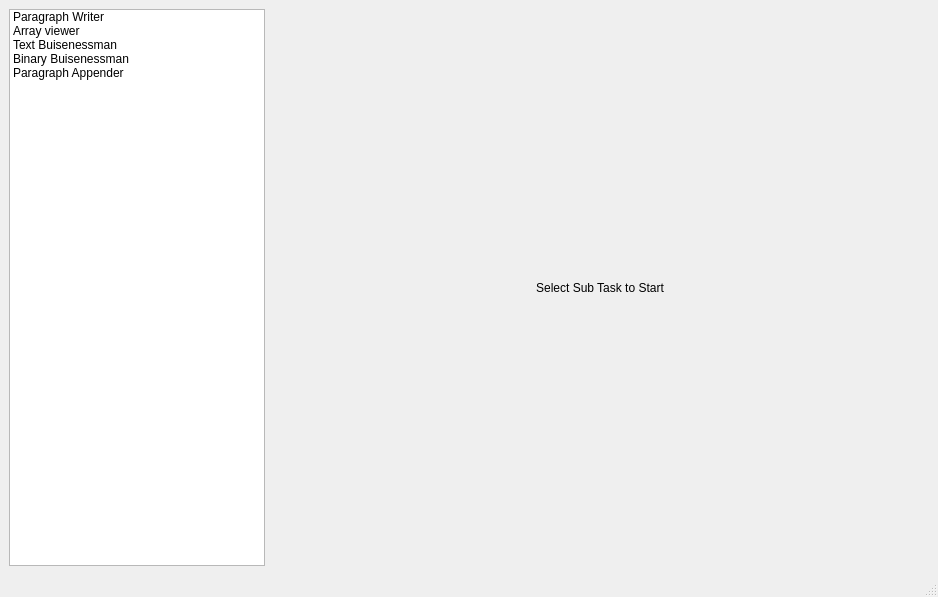
<?xml version="1.0" encoding="UTF-8"?>
<ui version="4.0">
 <class>MainWindow</class>
 <widget class="QMainWindow" name="MainWindow">
  <property name="geometry">
   <rect>
    <x>0</x>
    <y>0</y>
    <width>938</width>
    <height>597</height>
   </rect>
  </property>
  <property name="windowTitle">
   <string>MainWindow</string>
  </property>
  <widget class="QWidget" name="centralwidget">
   <layout class="QHBoxLayout" name="horizontalLayout">
    <item>
     <widget class="QListWidget" name="selector">
      <property name="sizePolicy">
       <sizepolicy hsizetype="Minimum" vsizetype="Minimum">
        <horstretch>0</horstretch>
        <verstretch>0</verstretch>
       </sizepolicy>
      </property>
      <property name="editTriggers">
       <set>QAbstractItemView::NoEditTriggers</set>
      </property>
      <item>
       <property name="text">
        <string>Paragraph Writer</string>
       </property>
      </item>
      <item>
       <property name="text">
        <string>Array viewer</string>
       </property>
      </item>
      <item>
       <property name="text">
        <string>Text Buisenessman</string>
       </property>
      </item>
      <item>
       <property name="text">
        <string>Binary Buisenessman</string>
       </property>
      </item>
      <item>
       <property name="text">
        <string>Paragraph Appender</string>
       </property>
      </item>
     </widget>
    </item>
    <item>
     <widget class="QWidget" name="root" native="true">
      <property name="sizePolicy">
       <sizepolicy hsizetype="Expanding" vsizetype="Expanding">
        <horstretch>0</horstretch>
        <verstretch>0</verstretch>
       </sizepolicy>
      </property>
      <layout class="QHBoxLayout" name="horizontalLayout_2">
       <item>
        <widget class="QLabel" name="defaultSubtask">
         <property name="sizePolicy">
          <sizepolicy hsizetype="Preferred" vsizetype="Preferred">
           <horstretch>1</horstretch>
           <verstretch>1</verstretch>
          </sizepolicy>
         </property>
         <property name="text">
          <string>Select Sub Task to Start</string>
         </property>
         <property name="alignment">
          <set>Qt::AlignCenter</set>
         </property>
        </widget>
       </item>
      </layout>
     </widget>
    </item>
   </layout>
  </widget>
  <widget class="QMenuBar" name="menubar">
   <property name="geometry">
    <rect>
     <x>0</x>
     <y>0</y>
     <width>938</width>
     <height>22</height>
    </rect>
   </property>
  </widget>
  <widget class="QStatusBar" name="statusbar"/>
 </widget>
 <resources/>
 <connections/>
</ui>
